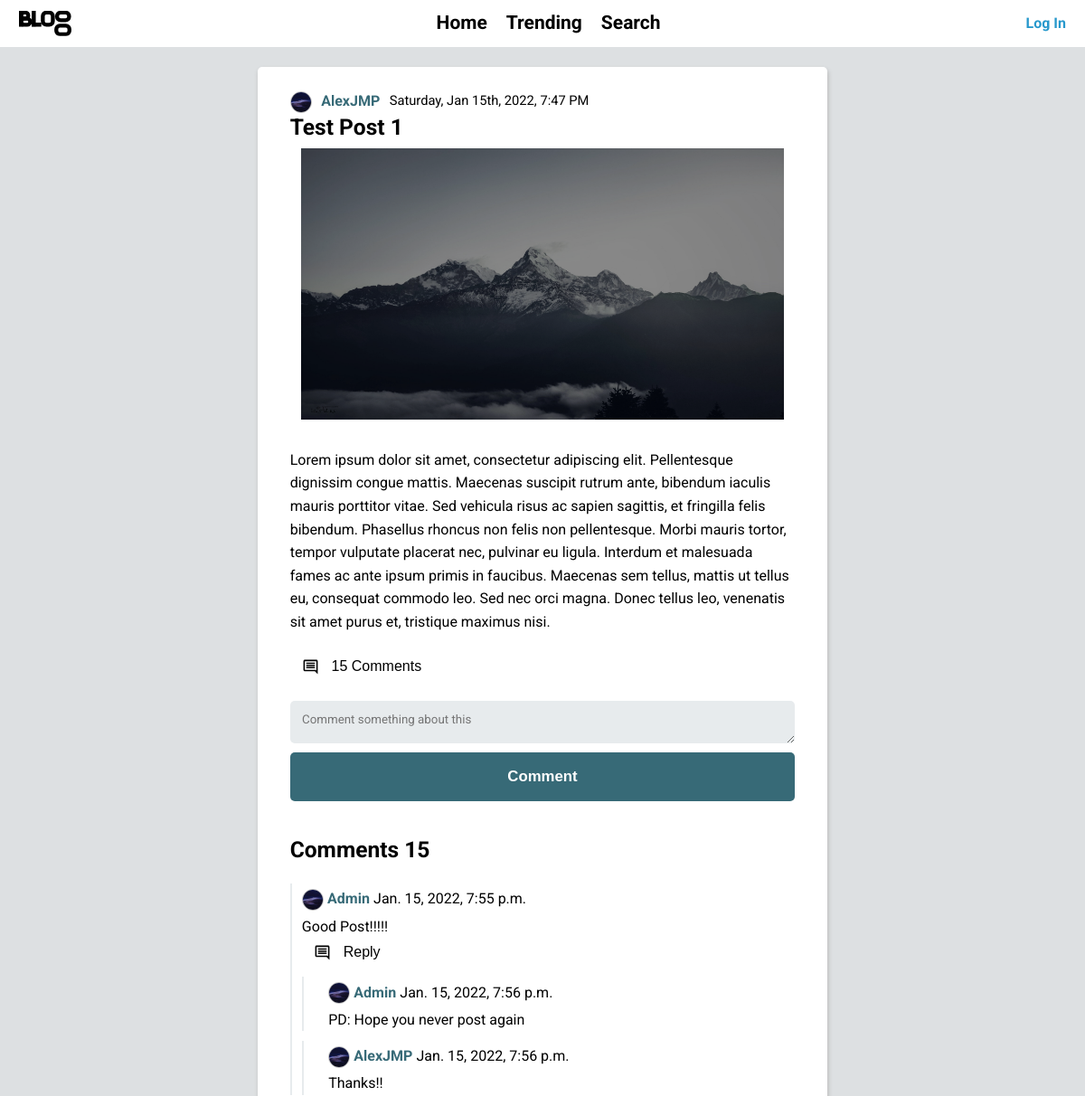
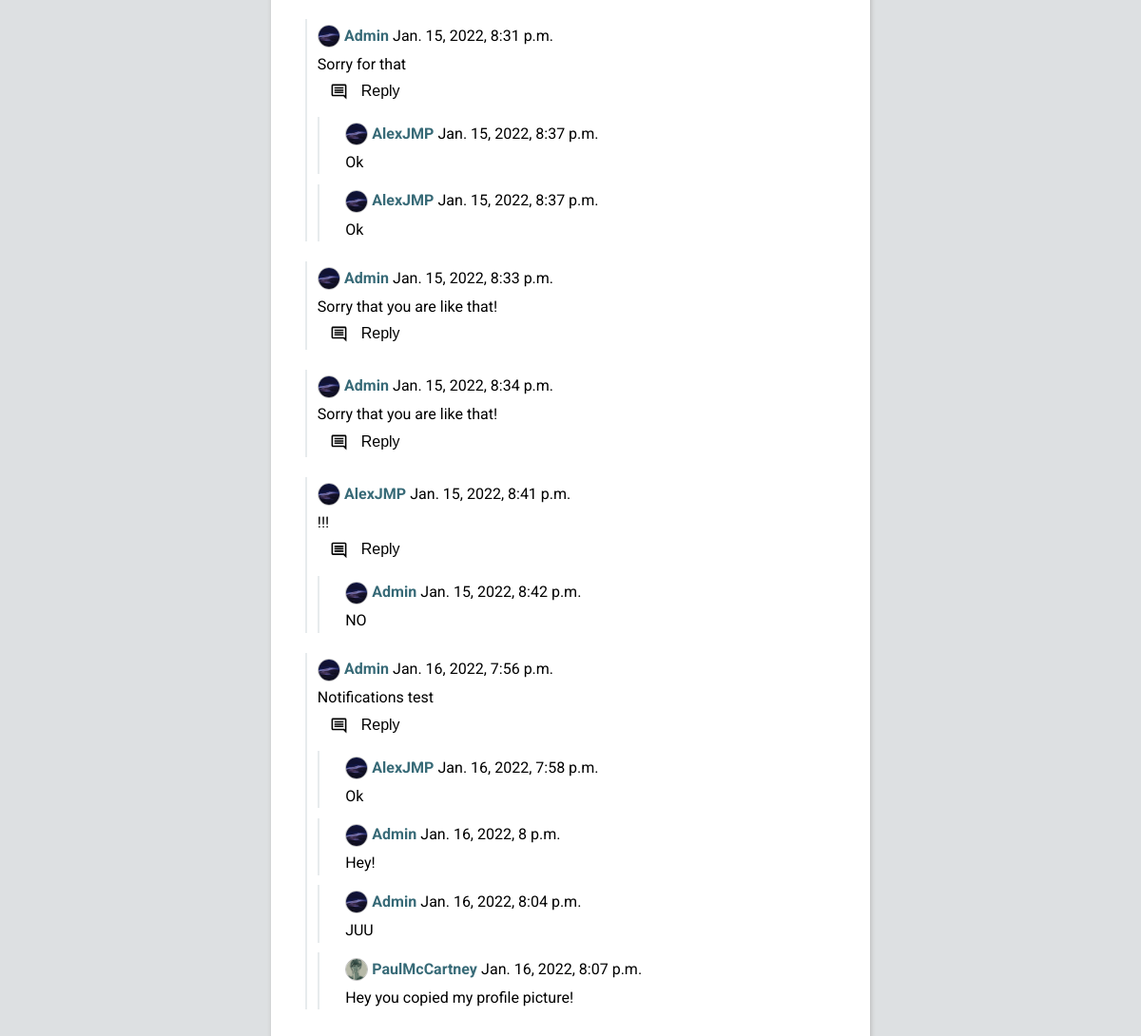
/user/AlexJMP/posts/1-test-post-1/, run on the app's committed database (2 pictures, top to bottom).
### blog/models.py (models this page shows, shortened)
class Post(models.Model):
    title = models.CharField(max_length=60)
    author = models.ForeignKey(UserBlog, on_delete=models.CASCADE)
    content = models.TextField()
    time_posted = models.DateTimeField(default=timezone.now)
    post_image = models.ImageField(upload_to=posts_images_path, blank=True)
    def __str__(self):
        return self.title

class Comment(models.Model):
    parent_post = models.ForeignKey(Post, on_delete=models.CASCADE)
    author = models.ForeignKey(UserBlog, on_delete=models.CASCADE)
    reply_parent = models.ForeignKey('self', on_delete=models.CASCADE, blank=True, null=True, related_name='replies')
    content = models.TextField()
    time_posted = models.DateTimeField(default=timezone.now)

### authentication/models.py (models this page shows, shortened)
class UserBlog(AbstractBaseUser):
    username = models.CharField(max_length=15, unique=True)
    email = models.EmailField(max_length=254, unique=True)
    description = models.TextField(max_length=250, blank=True)
    is_active = models.BooleanField(default=True)
    is_admin = models.BooleanField(default=False)
    objects = UserBlogManager()
    user_image = models.ImageField(upload_to=user_images_path, default='users/default_user.jpg', validators=[validate_image_file_extension])
    date_joined = models.DateTimeField(default=timezone.now)
    USERNAME_FIELD = 'username'
    EMAIL_FIELD = 'email'
    REQUIRED_FIELDS = ['email']
    def __str__(self):
        return self.username

### blog/views.py (the view)
# urls.py: path("", views.post_archives, name='user_posts'),
def post_archives(request, **kwargs):
    current_post_author = kwargs['user']
    current_post_id = kwargs['id']
    current_post_title = kwargs['title']
    post_list = Post.objects.all()
    comment_list = Comment.objects.all().filter(parent_post=current_post_id, reply_parent=None)
    is_post_url = False
    is_user_post = True if request.user.username == current_post_author else False
    if 'user' in kwargs:
        post_list = post_list.filter(Q(author__username__iexact=current_post_author))
    if 'id' in kwargs:
        post_list = post_list.filter(Q(id=current_post_id))
        post_objects = Post.objects.all()
        if request.method == 'POST':
            if request.user.is_authenticated:
                if request.POST.get('parent_comment'):
                    reply_form = CreateCommentForm(
                            request.POST,user=request.user,
                            post=post_objects.get(pk=current_post_id),
                            parent_comment=request.POST.get('parent_comment')
                        )
                    if reply_form.is_valid():
                        reply_form.save()
                        messages.success(request, "Replied successfully")
                else:
                    comment_form = CreateCommentForm(request.POST, user=request.user, post=post_objects.get(pk=current_post_id), parent_comment=None)
                    if comment_form.is_valid():
                        comment_form.save()
                        messages.success(request, "Comment posted successfully")
                return redirect('post_detail', user=current_post_author, id=current_post_id, title=current_post_title)
            else:
                return redirect('/user/login/?next=%s' % request.path)
        else:
            reply_form = CreateCommentForm(user=request.user, post=Post.objects.get(pk=current_post_id))
            comment_form = CreateCommentForm(user=request.user, post=Post.objects.get(pk=current_post_id))
        is_post_url = True
    context = {
        'post_list' : list(post_list),
        'is_post_url' : is_post_url,
        'comment_list' : comment_list,
        'comment_form' : comment_form,
        'reply_form' : reply_form,
    }
    return render(request, "blog/posts_filters.html", context)

### blog/forms.py (shortened to what this page needs)
class CreateCommentForm(forms.ModelForm):
    content = forms.CharField(max_length=2500, widget=forms.Textarea(attrs={'placeholder' : 'Comment something about this'}))
    class Meta:
        model = Comment
        fields = ('content',)
    def __init__(self, *args, **kwargs):
        self.post = kwargs.pop('post', None)
        self.user = kwargs.pop('user', None)
        self.parent_comment = kwargs.pop('parent_comment', None)
        super(CreateCommentForm, self).__init__(*args, **kwargs)

### blog/templatetags/blog_tags.py (called while the page is built)
@register.filter(name='comment_count')
def comment_count(post):
    return len(Comment.objects.all().filter(parent_post__id=post.id))

@register.filter(name='blog_datetime_format')
def blog_datime_format(datetime_object):
    return dateformat.format(datetime_object, 'l, M jS, Y, f A')

### templates/blog/posts_filters.html
{% extends 'base.html' %}
{% block 'content' %}
    {% include 'blog/post_base.html' %}
{% endblock 'content' %}

### templates/blog/post_base.html (shortened to what this page needs)
{% load static %}
{% load blog_tags %}
{% load tz %}
<div class="posts">
    {% if post_list|length > 0 %}
        {% for post in post_list %}
        {% url 'post_detail' user=post.author id=post.id title=post|slugify as post_url %}
                <div class="individual-post container">
                    <div class="post-header">
                        <div class="post-user flex">
                            <div class="author-image">
                                <a href="{% url 'user_detail' user=post.author %}"><img src="{{ post.author.user_image.url }}" alt="User image" class="round-image"></a>
                            </div>
                            <a href="{% url 'user_detail' user=post.author %}" class="remove-link author-username"><p>{{post.author|capfirst}}</p></a>
                            <div class="time-posted">
                                <p class="date">{{ post.time_posted|blog_datetime_format }}</p>
                            </div>
                        </div>
                        <div class="post-title">
                            <a href="{{ post_url }}" class="remove-link">
                                <h3>{{post.title}}</h3>
                            </a>
                        </div>
                        {% if post.post_image != '' %}
                                <img src="{{ post.post_image.url }}" class="post-image-img" width=500 height=300>
                        {% endif %}
                    </div>
                    {% if not is_post_url %}
                        <div class="post-body">
                            <a href="{{ post_url }}" class="remove-link">
                                <div class="post-content shortened-content">
                                    <p>{{ post.content|slice:300 }}</p>
                                </div>
                            </a>
                        </div>
                        {% include 'blog/post_footer.html' %}
                    {% else %}
                        <div class="post-body">
                            <p>{{post.content}}</p>
                        </div>
                        {% include 'blog/post_footer.html' %}
                        {% include 'blog/comments_base.html' %}
                    </div>
                    {% endif %}
                </div>
        {% endfor %}
    {% else %}
        <div class="container">
            <p>
                There are no posts for you yet!
            </p>
        </div>
    {% endif %}
</div>

### templates/blog/post_footer.html (shortened to what this page needs)
{% load static %}
{% load blog_tags %}
{% load crispy_forms_tags %}
<div class="post-footer flex">
    <a href="{{ post_url }}" class="remove-link">
        <button class="post-footer-comments post-footer-button flex">
            <img src="{% static 'svg/comment.svg' %}" alt="" class="small-icon">
            {% with post|comment_count as comments_quantity %}
                <p>{{ comments_quantity }} Comment{{ comments_quantity|pluralize }}</p>
            {% endwith %}
        </button>
    </a>
</div>

### templates/blog/comments_base.html (shortened to what this page needs)
{% load blog_tags %}
{% load crispy_forms_tags %}
{% load static %}
<div class="form-box flex">
    <form action="{{ post_url }}" method="post" enctype="multipart/form-data" class="form-comment">
        {{ comment_form|crispy }}
        <input type="submit" value='Comment'>
    </form>
</div>
<h3>Comments {{ post|comment_count }}</h3>
<div class="comments flex">
{% for comment in comment_list %}
    <div class="comment" id="comment-{{ comment.id }}">
        <div class="comment-header flex">
            <div class="author-image">
                <a href="{% url 'user_detail' user=comment.author %}"><img src="{{ comment.author.user_image.url }}" alt="" class="round-image"></a>
            </div>
                <a href="{% url 'user_detail' user=comment.author %}" class="remove-link author-username"><p>{{comment.author|capfirst}}</p></a>
            <div class="time-posted date">
                <p>{{comment.time_posted}}</p>
            </div>
        </div>
        <div class="comment-body">
            <p>{{comment.content}}</p>
        </div>
        <div class="comment-footer flex">
            <button class="post-footer-comments post-footer-button flex" onclick="reply(this)" commentId="{{ comment.id }}">
                <img src="{% static 'svg/comment.svg' %}" alt="" class="small-icon">
                <p>Reply</p>
            </button>
        </div>
        <div class="replies">
            {% for reply in comment.replies.all %}
                <div class="reply" id="reply-{{ reply.id }}">
                    <div class="reply-header flex">
                        <div class="author-image">
                            <a href="{% url 'user_detail' user=reply.author %}"><img src="{{ reply.author.user_image.url }}" alt="" class="round-image"></a>
                        </div>
                            <a href="{% url 'user_detail' user=reply.author %}" class="remove-link author-username"><p>{{reply.author|capfirst}}</p></a>
                        <div class="time-posted date">
                            <p>{{reply.time_posted}}</p>
                        </div>
                    </div>
                    <div class="reply-body">
                        <p>{{reply.content}}</p>
                    </div>
                </div>
            {% endfor %}
        </div>
    </div>
{% endfor %}

### static/css/styles.css (style rules this page uses)
:root { --clr--primary: #376a77; --clr--secondary: #2798cc; --clr--dark: #070f11; --border--clr: #bdbdbd; --bg--clr--90: #f5f5f5; --bg--clr--100: #eeeeee; --bg--clr--101: #e7ebed; --bg--clr--120: #dde0e2; --bg--clr--150: #e1e1e1; --alert--clr: #505050; --sucess-message-clr: #229954; --ff--primary: "Roboto", sans-serif; --fixed-margin: 1em; --alert-form-font-size: .6em; --min-margin-gap: 0 min(var(--fixed-margin), 5vw); --container-fixed-width: 30em; --icon-size-small: 1.2rem; --nav-bar-size : 2.5em; }
*, *::before, *::after { box-sizing: border-box; }
body { font-family: var(--ff--primary); font-weight: 400; font-size: 1.3125rem; line-height: 1.6; background-color: var(--bg--clr--120); padding-bottom: calc(var(--fixed-margin) * 2); word-break: break-word; }
.container { box-shadow: 1px 3px 4px .5px var(--border--clr); border-radius: 5px; width: min(var(--container-fixed-width), 100%); margin-bottom: var(--fixed-margin); padding: var(--fixed-margin) min(1.7em, 5vw); background-color: white; }
.flex { display: flex; gap: var(--gap, 1em); }
.remove-link { text-decoration: none; }
.round-image { border-radius: 50%; width: var(--img--size, 2em); aspect-ratio: 1; border: 1px solid var(--border--clr); }
.date { font-size: var(--font-size, .7em); }
.small-icon { width: var(--icon-size-small); aspect-ratio: 1; }
body, h1, h2, h3, h5, p { margin: 0; }
h1, h2, h3 { line-height: 1; }
p { font-size: 1rem; }
.posts { width: min(var(--container-fixed-width), 100%); margin: var(--min-margin-gap); flex-basis: auto; }
.post-title { font-weight: normal; }
.post-title a, .post-body a { color: black; text-decoration: none; }
.post-user { --gap: .5em; align-items: center; }
.author-username { font-size: 1rem; font-weight: bolder; color: var(--clr--primary); }
.author-image { --img--size: 1.5rem; width: var(--img--size); aspect-ratio: 1; }
.author-image img { position: relative; top: 25%; object-fit:cover; }
.post-title { margin-bottom: .5em; }
.post-image-img { width: 100%; object-fit: scale-down; }
.individual-post > * { margin-bottom: var(--fixed-margin); }
.post-footer > * { align-items: center; --gap: .5em; margin-right: var(--fixed-margin); }
.post-footer-button { background-color: white; border: none; --gap: 1em; cursor: pointer; padding: .5em 1em; border-radius: 10px; transition: background-color .5s; }
.post-footer a { flex-shrink: 0; }
.comments { align-items: center; flex-direction: column; }
.comment { width: 100%; padding-left: 2%; padding-top: 0; margin-bottom: 1em; position: relative; border-left: 2px solid var(--bg--clr--101); }
.reply { width: 100%; padding-left: 5%; }
.comment-header, .reply-header { align-items: center; --gap: .2em; }
.reply-header { margin-top: .5em; }
.replies { flex-direction: column; }
.reply { position: relative; border-left: 2px solid var(--bg--clr--101); }
.form-box { justify-content: center; flex-direction: column; align-items: center; padding: min(1em 2.5em 2em 2.5em, 1em 7vw 2em 7vw); position: relative; }
.form-box form { margin-bottom: 1em; width: 100%; }
.form-box input, textarea { background-color: var(--bg--clr--101); border: none; width: 100%; padding: 1em 1em; border-radius: 5px; }
.form-box input[type="submit"] { font-size: .8em; color: white; margin-top: 1em; font-weight: bold; background-color: var(--clr--primary); }
.textarea { resize: vertical; }
.form-comment input[type="submit"] { margin-top: 0; }
textarea[name="content"] { min-height: 3.5em; height: 3.5em; font-family: var(--ff--primary); }

### data on the page
Post: author.user_image (picture), author "AlexJMP", time_posted|blog_datetime_format "Saturday, Jan 15th, 2022, 7:47 PM", title "Test Post 1", post_image (picture), content "Lorem ipsum dolor sit amet, consectetur adipiscing elit. Pellentesque dignissim congue mattis. Maecenas suscipit rutrum ante, bibendum iaculis mauris porttitor vitae. Sed vehicula risus ac sapien sagittis, et fringilla felis bibendum. Phasellus rhoncus non felis non pellentesque. Morbi mauris tortor, tempor vulputate placerat nec, pulvinar eu ligula. Interdum et malesuada fames ac ante ipsum primis in faucibus. Maecenas sem tellus, mattis ut tellus eu, consequat commodo leo. Sed nec orci magna. Donec tellus leo, venenatis sit amet purus et, tristique maximus nisi.", comments_quantity "15", id "15"
Comment: author.user_image (picture), author "Admin", time_posted "Jan. 15, 2022, 7:55 p.m.", content "Good Post!!!!!"
Comment: author.user_image (picture), author "Admin", time_posted "Jan. 15, 2022, 7:56 p.m.", content "PD: Hope you never post again"
Comment: author.user_image (picture), author "AlexJMP", time_posted "Jan. 15, 2022, 7:56 p.m.", content "Thanks!!"
Comment: author.user_image (picture), author "Admin", time_posted "Jan. 15, 2022, 8:31 p.m.", content "Sorry for that"
Comment: author.user_image (picture), author "AlexJMP", time_posted "Jan. 15, 2022, 8:37 p.m.", content "Ok"
Comment: author.user_image (picture), author "AlexJMP", time_posted "Jan. 15, 2022, 8:37 p.m.", content "Ok"
Comment: author.user_image (picture), author "Admin", time_posted "Jan. 15, 2022, 8:33 p.m.", content "Sorry that you are like that!"
Comment: author.user_image (picture), author "Admin", time_posted "Jan. 15, 2022, 8:34 p.m.", content "Sorry that you are like that!"
Comment: author.user_image (picture), author "AlexJMP", time_posted "Jan. 15, 2022, 8:41 p.m.", content "!!!"
Comment: author.user_image (picture), author "Admin", time_posted "Jan. 15, 2022, 8:42 p.m.", content "NO"
Comment: author.user_image (picture), author "Admin", time_posted "Jan. 16, 2022, 7:56 p.m.", content "Notifications test"
Comment: author.user_image (picture), author "AlexJMP", time_posted "Jan. 16, 2022, 7:58 p.m.", content "Ok"
Comment: author.user_image (picture), author "Admin", time_posted "Jan. 16, 2022, 8 p.m.", content "Hey!"
Comment: author.user_image (picture), author "Admin", time_posted "Jan. 16, 2022, 8:04 p.m.", content "JUU"
Comment: author.user_image (picture), author "PaulMcCartney", time_posted "Jan. 16, 2022, 8:07 p.m.", content "Hey you copied my profile picture!"
